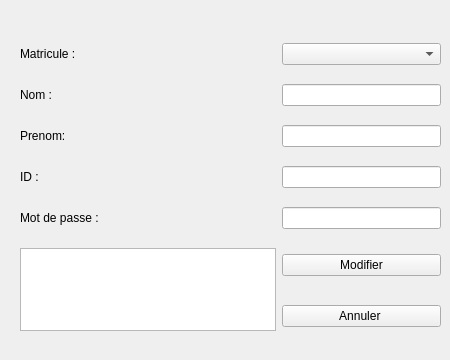
       <widget class="QWidget" name="tab_24">
        <attribute name="title">
         <string>Modifier</string>
        </attribute>
        <widget class="QWidget" name="layoutWidget_9">
         <property name="geometry">
          <rect>
           <x>20</x>
           <y>30</y>
           <width>421</width>
           <height>321</height>
          </rect>
         </property>
         <layout class="QGridLayout" name="gridLayout_10">
          <item row="1" column="0">
           <widget class="QLabel" name="label_58">
            <property name="text">
             <string>Nom : </string>
            </property>
           </widget>
          </item>
          <item row="3" column="1">
           <widget class="QLineEdit" name="Id_8"/>
          </item>
          <item row="1" column="1">
           <widget class="QLineEdit" name="Nom_8"/>
          </item>
          <item row="6" column="0" rowspan="2">
           <widget class="QTextEdit" name="Resultat_10">
            <property name="readOnly">
             <bool>true</bool>
            </property>
           </widget>
          </item>
          <item row="2" column="1">
           <widget class="QLineEdit" name="Prenom_8"/>
          </item>
          <item row="6" column="1">
           <widget class="QPushButton" name="pushButton_24">
            <property name="styleSheet">
             <string notr="true"/>
            </property>
            <property name="text">
             <string>Modifier</string>
            </property>
           </widget>
          </item>
          <item row="4" column="1">
           <widget class="QLineEdit" name="Mot_de_passe_8"/>
          </item>
          <item row="2" column="0">
           <widget class="QLabel" name="label_55">
            <property name="text">
             <string>Prenom: </string>
            </property>
           </widget>
          </item>
          <item row="4" column="0">
           <widget class="QLabel" name="label_54">
            <property name="text">
             <string>Mot de passe : </string>
            </property>
           </widget>
          </item>
          <item row="0" column="1">
           <widget class="QComboBox" name="comboBox_8"/>
          </item>
          <item row="3" column="0">
           <widget class="QLabel" name="label_56">
            <property name="text">
             <string>ID : </string>
            </property>
           </widget>
          </item>
          <item row="0" column="0">
           <widget class="QLabel" name="label_57">
            <property name="text">
             <string>Matricule :</string>
            </property>
           </widget>
          </item>
          <item row="7" column="1">
           <widget class="QPushButton" name="pushButton_23">
            <property name="text">
             <string>Annuler </string>
            </property>
           </widget>
          </item>
         </layout>
        </widget>
       </widget>
